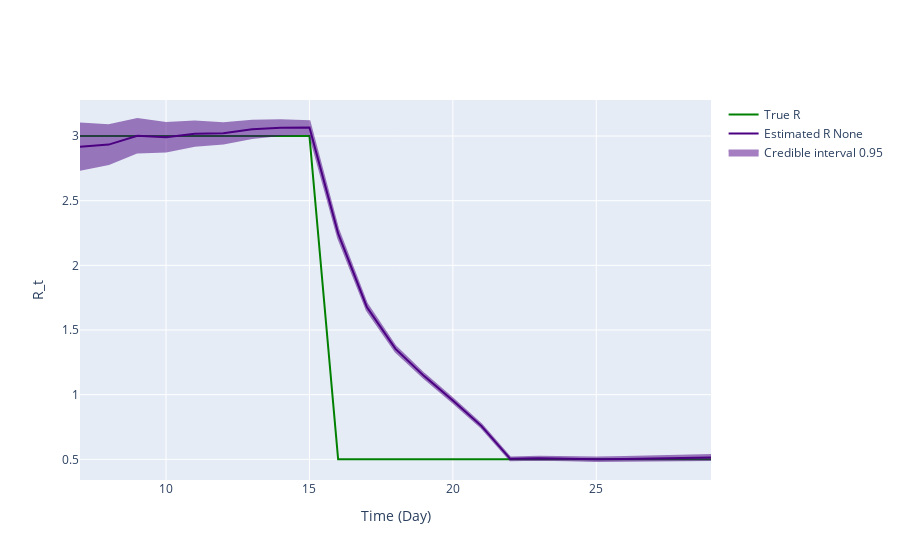

The notebook cell this image was saved under:
### Code cell
fig = ReproductionNumberPlot()

fig.add_ground_truth_rt(ground_truth)
fig.add_interval_rt(interval2)

fig.update_labels(time_label='Time (Day)', r_label='R_t')

fig.show_figure()

### Figure 1 — Plotly figure (JSON) as saved in the notebook; plotly's stock layout.template omitted (floating-point values rounded to 4 significant figures)
{"data": [{"line": {"color": "green"}, "mode": "lines", "name": "True R", "type": "scatter", "x": [7, 8, 9, 10, 11, 12, 13, 14, 15, 16, 17, 18, 19, 20, 21, 22, 23, 24, 25, 26, 27, 28, 29], "y": [3, 3, 3, 3, 3, 3, 3, 3, 3, 0.5, 0.5, 0.5, 0.5, 0.5, 0.5, 0.5, 0.5, 0.5, 0.5, 0.5, 0.5, 0.5, 0.5]}, {"line": {"color": "indigo"}, "mode": "lines", "name": "Estimated R None", "type": "scatter", "x": [7, 8, 9, 10, 11, 12, 13, 14, 15, 16, 17, 18, 19, 20, 21, 22, 23, 24, 25, 26, 27, 28, 29], "y": [2.917, 2.934, 3.003, 2.991, 3.018, 3.021, 3.051, 3.064, 3.066, 2.246, 1.678, 1.354, 1.144, 0.9546, 0.757, 0.504, 0.5086, 0.5046, 0.5006, 0.5034, 0.5078, 0.5131, 0.5144]}, {"fill": "toself", "fillcolor": "indigo", "line": {"color": "indigo"}, "mode": "lines", "name": "Credible interval 0.95", "opacity": 0.5, "showlegend": true, "type": "scatter", "x": [7, 8, 9, 10, 11, 12, 13, 14, 15, 16, 17, 18, 19, 20, 21, 22, 23, 24, 25, 26, 27, 28, 29, 29, 28, 27, 26, 25, 24, 23, 22, 21, 20, 19, 18, 17, 16, 15, 14, 13, 12, 11, 10, 9, 8, 7], "y": [3.096, 3.083, 3.132, 3.1, 3.112, 3.1, 3.119, 3.122, 3.114, 2.281, 1.704, 1.374, 1.161, 0.9699, 0.7704, 0.515, 0.52, 0.5169, 0.514, 0.5181, 0.524, 0.5309, 0.5339, 0.4949, 0.4952, 0.4916, 0.4886, 0.4871, 0.4923, 0.4971, 0.493, 0.7436, 0.9393, 1.126, 1.334, 1.653, 2.211, 3.017, 3.007, 2.984, 2.941, 2.925, 2.881, 2.873, 2.784, 2.738]}], "layout": {"hovermode": "x unified", "xaxis": {"title": {"text": "Time (Day)"}}, "yaxis": {"title": {"text": "R_t"}}}}
